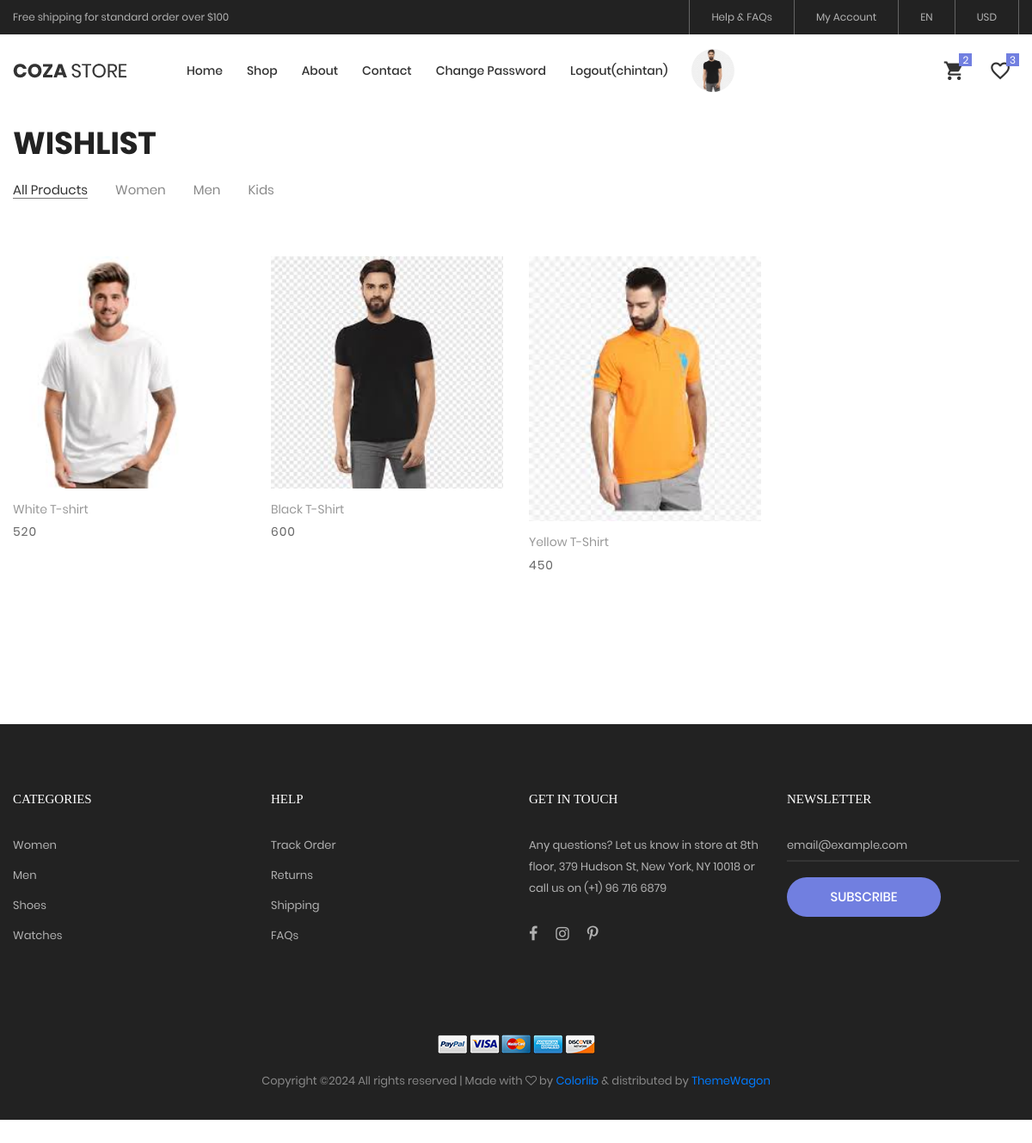
Page /wishlist (signed in) on the committed database.
### myapp/models.py (models this page shows, shortened)
class User(models.Model):
	fname=models.CharField(max_length=100)
	lname=models.CharField(max_length=100)
	email=models.EmailField(unique=True)
	mobile=models.PositiveIntegerField()
	address=models.TextField()
	password=models.CharField(max_length=100)
	profile_picture=models.ImageField(upload_to="profile_picture/")
	usertype=models.CharField(max_length=100,default="buyer")

class Wishlist(models.Model):
	user=models.ForeignKey(User,on_delete=models.CASCADE)
	product=models.ForeignKey(Product,on_delete=models.CASCADE)
	date=models.DateTimeField(default=timezone.now)

class Product(models.Model):
	category=(
		("Men","Men"),
		("Women","Women"),
		("Kids","Kids"),
	)
	seller=models.ForeignKey(User,on_delete=models.CASCADE)
	product_category=models.CharField(max_length=100,choices=category)
	product_name=models.CharField(max_length=100)
	product_price=models.PositiveIntegerField()
	product_desc=models.TextField()
	product_image=models.ImageField(upload_to="product_image/")

### myapp/views.py (the view)
# urls.py: path('wishlist',views.wishlist,name='wishlist'),
def wishlist(request):
	user=User.objects.get(email=request.session['email'])
	wishlists=Wishlist.objects.filter(user=user)
	request.session['wishlist_count']=len(wishlists)
	return render(request,'wishlist.html',{'wishlists':wishlists})

### myapp/templates/wishlist.html (shortened to what this page needs)
{% extends 'header.html' %}
{% load static %}
{% block content%}
<!DOCTYPE html>
<html lang="en">
<head>
</head>
<body class="animsition">
	<section class="bg0 p-t-23 p-b-140">
		<div class="container">
			<div class="p-b-10">
				<h3 class="ltext-103 cl5">
					Wishlist
				</h3>
			</div>
			<div class="flex-w flex-sb-m p-b-52">
				<div class="flex-w flex-l-m filter-tope-group m-tb-10">
					<button class="stext-106 cl6 hov1 bor3 trans-04 m-r-32 m-tb-5 how-active1" data-filter="*">
						All Products
					</button>
					<button class="stext-106 cl6 hov1 bor3 trans-04 m-r-32 m-tb-5" data-filter=".women">
						Women
					</button>
					<button class="stext-106 cl6 hov1 bor3 trans-04 m-r-32 m-tb-5" data-filter=".men">
						Men
					</button>
					<button class="stext-106 cl6 hov1 bor3 trans-04 m-r-32 m-tb-5" data-filter=".bag">
						Kids
					</button>
				</div>
			</div>
			<div class="row isotope-grid">
				{% for i in wishlists %}
				<div class="col-sm-6 col-md-4 col-lg-3 p-b-35 isotope-item women">
					<div class="block2">
						<div class="block2-pic hov-img0">
							<img src="{{i.product.product_image.url}}" alt="IMG-PRODUCT">
						</div>
						<div class="block2-txt flex-w flex-t p-t-14">
							<div class="block2-txt-child1 flex-col-l ">
								<a href="product-detail.html" class="stext-104 cl4 hov-cl1 trans-04 js-name-b2 p-b-6">
									{{i.product.product_name}}
								</a>
								<span class="stext-105 cl3">
									{{i.product.product_price}}
								</span>
							</div>
						</div>
					</div>
				</div>
				{% endfor %}
			</div>
		</div>
	</section>
</body>
</html>
{% endblock %}

### myapp/templates/header.html (shortened to what this page needs)
{% load static %}
<!DOCTYPE html>
<html lang="en">
<head>
	<link rel="stylesheet" type="text/css" href="{% static 'vendor/bootstrap/css/bootstrap.min.css' %}">
	<link rel="stylesheet" type="text/css" href="{% static 'fonts/font-awesome-4.7.0/css/font-awesome.min.css' %}">
	<link rel="stylesheet" type="text/css" href="{% static 'fonts/iconic/css/material-design-iconic-font.min.css' %}">
	<link rel="stylesheet" type="text/css" href="{% static 'fonts/linearicons-v1.0.0/icon-font.min.css' %}">
	<link rel="stylesheet" type="text/css" href="{% static 'vendor/animate/animate.css' %}">
	<link rel="stylesheet" type="text/css" href="{% static 'vendor/css-hamburgers/hamburgers.min.css' %}">
	<link rel="stylesheet" type="text/css" href="{% static 'vendor/animsition/css/animsition.min.css' %}">
	<link rel="stylesheet" type="text/css" href="{% static 'vendor/select2/select2.min.css' %}">
	<link rel="stylesheet" type="text/css" href="{% static 'vendor/daterangepicker/daterangepicker.css' %}">
	<link rel="stylesheet" type="text/css" href="{% static 'vendor/slick/slick.css' %}">
	<link rel="stylesheet" type="text/css" href="{% static 'vendor/MagnificPopup/magnific-popup.css' %}">
	<link rel="stylesheet" type="text/css" href="{% static 'vendor/perfect-scrollbar/perfect-scrollbar.css' %}">
	<link rel="stylesheet" type="text/css" href="{% static 'css/util.css' %}">
	<link rel="stylesheet" type="text/css" href="{% static 'css/main.css' %}">
</head>
<body class="animsition">
	<header class="header-v4">
		<div class="container-menu-desktop">
			<div class="top-bar">
				<div class="content-topbar flex-sb-m h-full container">
					<div class="left-top-bar">
						Free shipping for standard order over $100
					</div>
					<div class="right-top-bar flex-w h-full">
						<a href="#" class="flex-c-m trans-04 p-lr-25">
							Help & FAQs
						</a>
						<a href="#" class="flex-c-m trans-04 p-lr-25">
							My Account
						</a>
						<a href="#" class="flex-c-m trans-04 p-lr-25">
							EN
						</a>
						<a href="#" class="flex-c-m trans-04 p-lr-25">
							USD
						</a>
					</div>
				</div>
			</div>
			<div class="wrap-menu-desktop">
				<nav class="limiter-menu-desktop container">
					<a href="/" class="logo">
						<img src="{% static 'images/icons/logo-01.png' %}" alt="IMG-LOGO">
					</a>
					<div class="menu-desktop">
						<ul class="main-menu">
							<li>
								<a href="/">Home</a>
							</li>
							<li>
								<a href="{% url 'product' %}">Shop</a>
							</li>
							<li>
								<a href="{% url 'about' %}">About</a>
							</li>
							<li>
								<a href="{% url 'contact' %}">Contact</a>
							</li>
							{% if request.session.email %}
								<li>
									<a href="{% url 'change-password' %}">Change Password</a>
								</li>
								<li>
									<a href="{% url 'logout' %}">Logout({{request.session.fname}})</a>
								</li>
								<li>
									<a href="{% url 'profile' %}">
										<img src="{{request.session.profile_picture}}" style="width: 50px;height: 50px;border-radius: 50%;">
									</a>
								</li>
							{% endif %}
						</ul>
					</div>
					{% if request.session.email%}
					<div class="wrap-icon-header flex-w flex-r-m">
						<div class="icon-header-item cl2 hov-cl1 trans-04 p-l-22 p-r-11 icon-header-noti js-show-cart" data-notify="2">
							<i class="zmdi zmdi-shopping-cart"></i>
						</div>
						<a href="{% url 'wishlist' %}" class="dis-block icon-header-item cl2 hov-cl1 trans-04 p-l-22 p-r-11 icon-header-noti" data-notify="{{request.session.wishlist_count}}">
							<i class="zmdi zmdi-favorite-outline"></i>
						</a>
					</div>
					{% endif %}
				</nav>
			</div>
		</div>
	</header>
	{% block content %}
	{% endblock %}
	<footer class="bg3 p-t-75 p-b-32">
		<div class="container">
			<div class="row">
				<div class="col-sm-6 col-lg-3 p-b-50">
					<h4 class="stext-301 cl0 p-b-30">
						Categories
					</h4>
					<ul>
						<li class="p-b-10">
							<a href="#" class="stext-107 cl7 hov-cl1 trans-04">
								Women
							</a>
						</li>
						<li class="p-b-10">
							<a href="#" class="stext-107 cl7 hov-cl1 trans-04">
								Men
							</a>
						</li>
						<li class="p-b-10">
							<a href="#" class="stext-107 cl7 hov-cl1 trans-04">
								Shoes
							</a>
						</li>
						<li class="p-b-10">
							<a href="#" class="stext-107 cl7 hov-cl1 trans-04">
								Watches
							</a>
						</li>
					</ul>
				</div>
				<div class="col-sm-6 col-lg-3 p-b-50">
					<h4 class="stext-301 cl0 p-b-30">
						Help
					</h4>
					<ul>
						<li class="p-b-10">
							<a href="#" class="stext-107 cl7 hov-cl1 trans-04">
								Track Order
							</a>
						</li>
						<li class="p-b-10">
							<a href="#" class="stext-107 cl7 hov-cl1 trans-04">
								Returns
							</a>
						</li>
						<li class="p-b-10">
							<a href="#" class="stext-107 cl7 hov-cl1 trans-04">
								Shipping
							</a>
						</li>
						<li class="p-b-10">
							<a href="#" class="stext-107 cl7 hov-cl1 trans-04">
								FAQs
							</a>
						</li>
					</ul>
				</div>
				<div class="col-sm-6 col-lg-3 p-b-50">
					<h4 class="stext-301 cl0 p-b-30">
						GET IN TOUCH
					</h4>
					<p class="stext-107 cl7 size-201">
						Any questions? Let us know in store at 8th floor, 379 Hudson St, New York, NY 10018 or call us on (+1) 96 716 6879
					</p>
					<div class="p-t-27">
						<a href="#" class="fs-18 cl7 hov-cl1 trans-04 m-r-16">
							<i class="fa fa-facebook"></i>
						</a>
						<a href="#" class="fs-18 cl7 hov-cl1 trans-04 m-r-16">
							<i class="fa fa-instagram"></i>
						</a>
						<a href="#" class="fs-18 cl7 hov-cl1 trans-04 m-r-16">
							<i class="fa fa-pinterest-p"></i>
						</a>
					</div>
				</div>
				<div class="col-sm-6 col-lg-3 p-b-50">
					<h4 class="stext-301 cl0 p-b-30">
						Newsletter
					</h4>
					<form>
						<div class="wrap-input1 w-full p-b-4">
							<input class="input1 bg-none plh1 stext-107 cl7" type="text" name="email" placeholder="email@example.com">
						</div>
						<div class="p-t-18">
							<button class="flex-c-m stext-101 cl0 size-103 bg1 bor1 hov-btn2 p-lr-15 trans-04">
								Subscribe
							</button>
						</div>
					</form>
				</div>
			</div>
			<div class="p-t-40">
				<div class="flex-c-m flex-w p-b-18">
					<a href="#" class="m-all-1">
						<img src="{% static 'images/icons/icon-pay-01.png' %}" alt="ICON-PAY">
					</a>
					<a href="#" class="m-all-1">
						<img src="{% static 'images/icons/icon-pay-02.png' %}" alt="ICON-PAY">
					</a>
					<a href="#" class="m-all-1">
						<img src="{% static 'images/icons/icon-pay-03.png' %}" alt="ICON-PAY">
					</a>
					<a href="#" class="m-all-1">
						<img src="{% static 'images/icons/icon-pay-04.png' %}" alt="ICON-PAY">
					</a>
					<a href="#" class="m-all-1">
						<img src="{% static 'images/icons/icon-pay-05.png' %}" alt="ICON-PAY">
					</a>
				</div>
				<p class="stext-107 cl6 txt-center">
Copyright &copy;<script>document.write(new Date().getFullYear());</script> All rights reserved | Made with <i class="fa fa-heart-o" aria-hidden="true"></i> by <a href="https://colorlib.com" target="_blank">Colorlib</a> &amp; distributed by <a href="https://themewagon.com" target="_blank">ThemeWagon</a>
				</p>
			</div>
		</div>
	</footer>
</body>
</html>

### myapp/static/css/main.css (style rules this page uses)
.container { max-width: 1380px; }
@media (max-width: 1600px) { .container { max-width: 1200px; } }
.container-menu-desktop { height: auto; width: 100%; position: relative; -webkit-transition: all 0.3s; -o-transition: all 0.3s; -moz-transition: all 0.3s; transition: all 0.3s; }
.header-v4 .container-menu-desktop { height: 124px; }
.top-bar { height: 40px; background-color: #222; }
.left-top-bar { font-family: Poppins-Regular; font-size: 12px; line-height: 1.8; color: #b2b2b2; }
.right-top-bar a { font-family: Poppins-Regular; font-size: 12px; line-height: 1.8; height: 100%; color: #b2b2b2; border-right: 1px solid rgba(255,255,255,0.3); }
.right-top-bar a:first-child { border-left: 1px solid rgba(255,255,255,0.3); }
.wrap-menu-desktop { position: fixed; z-index: 1100; background-color: transparent; width: 100%; height: 84px; top: 40px; left: 0px; -webkit-transition: height 0.3s, background-color 0.3s; -o-transition: height 0.3s, background-color 0.3s; -moz-transition: height 0.3s, background-color 0.3s; transition: height 0.3s, background-color 0.3s; }
.header-v4 .wrap-menu-desktop { background-color: #fff; }
.limiter-menu-desktop { height: 100%; display: -webkit-box; display: -webkit-flex; display: -moz-box; display: -ms-flexbox; display: flex; align-items: center; background-color: transparent; }
.logo { display: -webkit-box; display: -webkit-flex; display: -moz-box; display: -ms-flexbox; display: flex; align-items: center; height: 65%; margin-right: 55px; }
.logo img { max-width: 100%; max-height: 100%; }
.menu-desktop { display: -webkit-box; display: -webkit-flex; display: -moz-box; display: -ms-flexbox; display: flex; align-items: center; height: 100%; }
.main-menu { list-style-type: none; margin: 0; display: -webkit-box; display: -webkit-flex; display: -moz-box; display: -ms-flexbox; display: flex; align-items: center; }
.main-menu > li { display: block; position: relative; padding: 20px 10px 20px 0px; margin: 0px 4px 0px 14px; }
.main-menu > li > a { font-family: Poppins-Medium; font-size: 14px; color: #333; padding: 5px 0px; transition: all 0.4s; -webkit-transition: all 0.4s; -o-transition: all 0.4s; -moz-transition: all 0.4s; }
.wrap-icon-header { flex-grow: 1; }
.icon-header-item { position: relative; font-size: 26px; line-height: 1; cursor: pointer; }
.icon-header-noti::after { content: attr(data-notify); font-family: Poppins-Regular; font-size: 12px; color: #fff; line-height: 15px; text-align: center; display: block; position: absolute; top: -7px; right: 0; min-width: 15px; height: 15px; padding: 0 3px; background-color: #717fe0; }
.block2-pic { position: relative; }
.block2-txt-child1 { width: calc(100% - 30px); }
.cl0 { color: #fff; }
.cl2 { color: #333; }
.cl3 { color: #666; }
.cl4 { color: #999; }
.cl5 { color: #222; }
.cl6 { color: #888; }
.cl7 { color: #b2b2b2; }
.stext-101 { font-family: Poppins-Medium; font-size: 15px; line-height: 1.466667; text-transform: uppercase; }
.stext-104 { font-family: Poppins-Regular; font-size: 14px; line-height: 1.466667; }
.stext-105 { font-family: Poppins-Regular; font-size: 14px; line-height: 1.466667; letter-spacing: 1px; }
.stext-106 { font-family: Poppins-Regular; font-size: 15px; line-height: 1.2; }
.stext-107 { font-family: Poppins-Regular; font-size: 13px; line-height: 1.923; }
.stext-301 { font-family: Montserrat-Bold; font-size: 15px; line-height: 1.6; text-transform: uppercase; }
.ltext-103 { font-family: Poppins-Bold; font-size: 36px; line-height: 1.1; text-transform: uppercase; }
.size-103 { min-width: 179px; height: 46px; }
.size-201 { max-width: 270px; }
.bg-none { background-color: transparent; }
.bg0 { background-color: #fff; }
.bg1 { background-color: #717fe0; }
.bg3 { background-color: #222; }
.bor1 { border-radius: 23px; }
.bor3 { border-bottom: 1px solid transparent; }
.how-active1 { color: #333; border-color: #797979; }
.wrap-input1 { position: relative; border-bottom: 2px solid rgba(204,204,204, 0.1); }
.input1 { background-color: transparent; width: 100%; }
.hov-img0 { display: block; overflow: hidden; }
.hov-img0 img { width: 100%; -webkit-transition: transform 0.9s ease; -o-transition: transform 0.9s ease; -moz-transition: transform 0.9s ease; transition: transform 0.9s ease; }

### rows in the picture
User: session.fname "chintan"
Wishlist: product.product_image (picture), product.product_name "White T-shirt", product.product_price "520"
Wishlist: product.product_image (picture), product.product_name "Black T-Shirt", product.product_price "600"
Wishlist: product.product_image (picture), product.product_name "Yellow T-Shirt", product.product_price "450"
